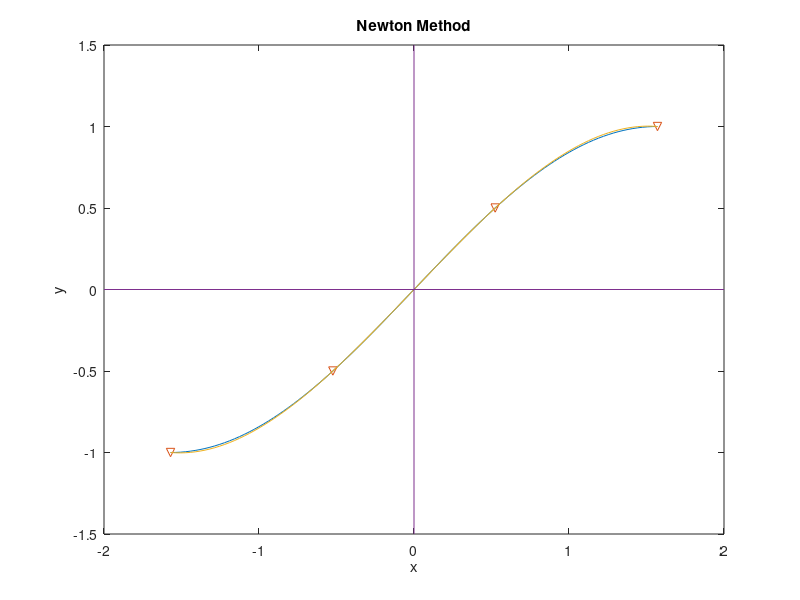
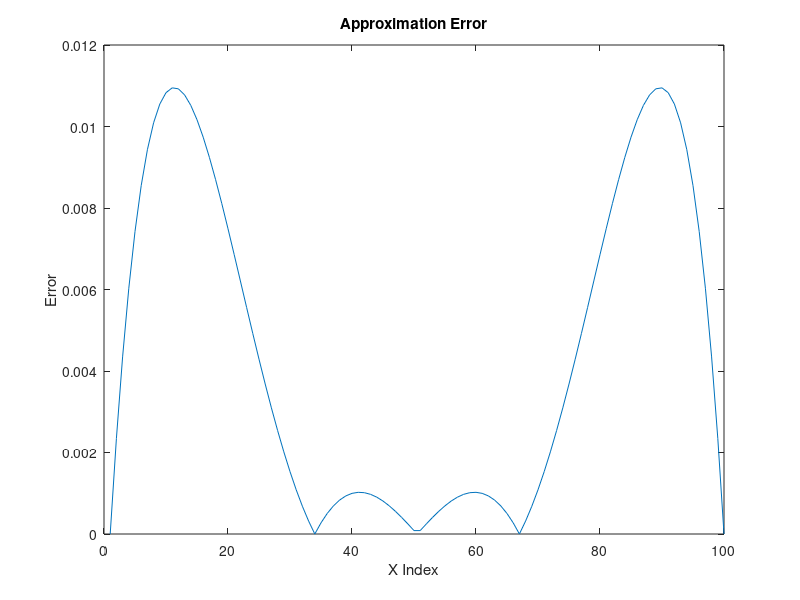

These figures' MATLAB source, in order:
function newtonMethod()
    plotMethod()
end

function plotMethod(y)
    close all;

    f = @(x) sin(x);
    n = 3; 
    a = -pi/2;
    b = pi/2;

    X = linspace(a, b, n+1)';
    Y = f(X);
    
    x = linspace(a, b, 100);
    y = f(x);
    y =  y(:);
    yNewton = newton(X, Y, x);
    yNewton =  yNewton(:);
    
    figure;
    
    plot(x, y);
    
    hold on;
    plot(X, Y, 'v');
    
    plot(x, yNewton); 
    
    
    line(xlim, [0, 0]);
    line([0, 0], ylim);
    
    title('Newton Method');
    xlabel('x');
    ylabel('y');
    
    hold off;
    
    figure;
    
    yLen = length(y);
    idx = [1:yLen];
    E = abs(y-yNewton);
    plot(idx, E);
    
    title('Approximation Error');
    xlabel('X Index');
    ylabel('Error');
    
end

function y = newton(X, Y, x)
    n = length(X);
    A = zeros(n, n);
    A(:, 1) = 1;
    for i = 2:n
        for j = 2:i
            A(i, j) = A(i, j-1) * (X(i) - X(j-1));
        end
    end
    [c] = SubsAsc(A, Y);
    xSize = length(x);
    elem = zeros(xSize, n);
    for k = 1:xSize
        for i = 1:n
            elem(k, i) = c(i);
            for j = 1:i-1
                elem(k, i) = elem(k, i) * (x(k)-X(j)); 
            end
        end
    end
    y = sum(elem, 2);
end

function [x]=SubsAsc(A, b)
    n=length(b);
    x(1)=b(1)/A(1,1);
    for k = 2:n
        sum=0;
        for j=1:k-1
            sum=sum+A(k,j)*x(j);
        end
        x(k)=1/A(k,k)*(b(k)-sum);  
    end
end